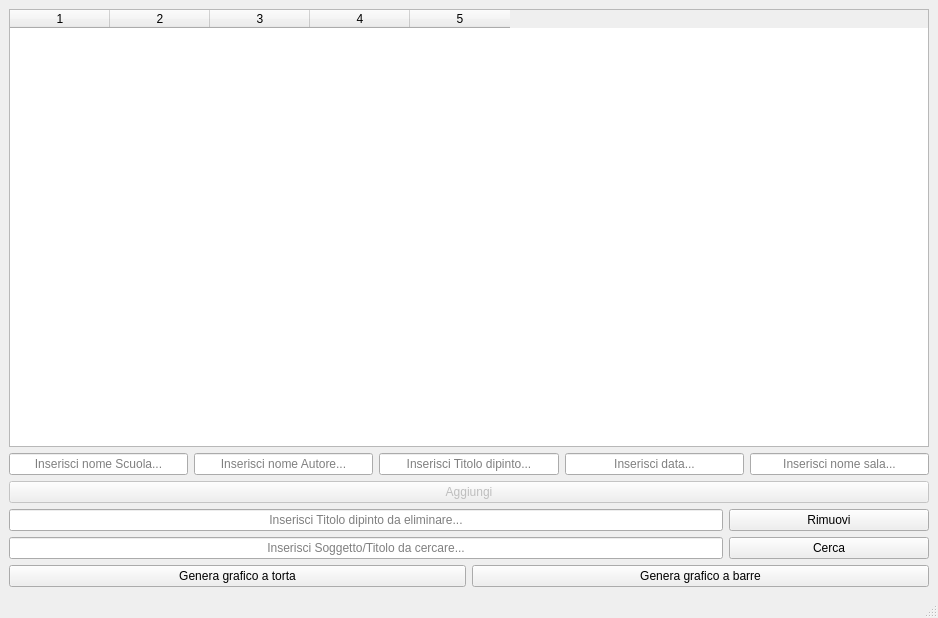
<?xml version="1.0" encoding="UTF-8"?>
<ui version="4.0">
 <class>MainWindow</class>
 <widget class="QMainWindow" name="MainWindow">
  <property name="geometry">
   <rect>
    <x>0</x>
    <y>0</y>
    <width>938</width>
    <height>618</height>
   </rect>
  </property>
  <property name="sizePolicy">
   <sizepolicy hsizetype="Expanding" vsizetype="Expanding">
    <horstretch>0</horstretch>
    <verstretch>0</verstretch>
   </sizepolicy>
  </property>
  <property name="windowTitle">
   <string>MainWindow</string>
  </property>
  <widget class="QWidget" name="centralwidget">
   <property name="sizePolicy">
    <sizepolicy hsizetype="Expanding" vsizetype="Expanding">
     <horstretch>0</horstretch>
     <verstretch>0</verstretch>
    </sizepolicy>
   </property>
   <layout class="QHBoxLayout" name="horizontalLayout_2">
    <item>
     <layout class="QVBoxLayout" name="leftlayout">
      <item>
       <layout class="QHBoxLayout" name="paintings_layout">
        <item>
         <widget class="QTableWidget" name="paintings_table">
          <property name="sizePolicy">
           <sizepolicy hsizetype="MinimumExpanding" vsizetype="Expanding">
            <horstretch>0</horstretch>
            <verstretch>0</verstretch>
           </sizepolicy>
          </property>
          <property name="minimumSize">
           <size>
            <width>700</width>
            <height>0</height>
           </size>
          </property>
          <property name="horizontalScrollBarPolicy">
           <enum>Qt::ScrollBarAsNeeded</enum>
          </property>
          <property name="sizeAdjustPolicy">
           <enum>QAbstractScrollArea::AdjustToContents</enum>
          </property>
          <property name="rowCount">
           <number>0</number>
          </property>
          <property name="columnCount">
           <number>5</number>
          </property>
          <column/>
          <column/>
          <column/>
          <column/>
          <column/>
         </widget>
        </item>
       </layout>
      </item>
      <item>
       <layout class="QVBoxLayout" name="add_layout">
        <item>
         <layout class="QHBoxLayout" name="horizontalLayout">
          <item>
           <widget class="QLineEdit" name="scuola_edit">
            <property name="alignment">
             <set>Qt::AlignCenter</set>
            </property>
            <property name="placeholderText">
             <string>Inserisci nome Scuola...</string>
            </property>
           </widget>
          </item>
          <item>
           <widget class="QLineEdit" name="autore_edit">
            <property name="alignment">
             <set>Qt::AlignCenter</set>
            </property>
            <property name="placeholderText">
             <string>Inserisci nome Autore...</string>
            </property>
           </widget>
          </item>
          <item>
           <widget class="QLineEdit" name="titolo_edit">
            <property name="alignment">
             <set>Qt::AlignCenter</set>
            </property>
            <property name="placeholderText">
             <string>Inserisci Titolo dipinto...</string>
            </property>
           </widget>
          </item>
          <item>
           <widget class="QLineEdit" name="data_edit">
            <property name="alignment">
             <set>Qt::AlignCenter</set>
            </property>
            <property name="placeholderText">
             <string>Inserisci data...</string>
            </property>
           </widget>
          </item>
          <item>
           <widget class="QLineEdit" name="sala_edit">
            <property name="text">
             <string/>
            </property>
            <property name="alignment">
             <set>Qt::AlignCenter</set>
            </property>
            <property name="placeholderText">
             <string>Inserisci nome sala...</string>
            </property>
           </widget>
          </item>
         </layout>
        </item>
        <item>
         <widget class="QPushButton" name="add_btn">
          <property name="enabled">
           <bool>false</bool>
          </property>
          <property name="minimumSize">
           <size>
            <width>200</width>
            <height>0</height>
           </size>
          </property>
          <property name="text">
           <string>Aggiungi</string>
          </property>
         </widget>
        </item>
       </layout>
      </item>
      <item>
       <layout class="QHBoxLayout" name="remove_layout">
        <item>
         <widget class="QLineEdit" name="titolo_edit2">
          <property name="contextMenuPolicy">
           <enum>Qt::NoContextMenu</enum>
          </property>
          <property name="alignment">
           <set>Qt::AlignCenter</set>
          </property>
          <property name="placeholderText">
           <string>Inserisci Titolo dipinto da eliminare...</string>
          </property>
         </widget>
        </item>
        <item>
         <widget class="QPushButton" name="remove_btn">
          <property name="enabled">
           <bool>true</bool>
          </property>
          <property name="minimumSize">
           <size>
            <width>200</width>
            <height>0</height>
           </size>
          </property>
          <property name="text">
           <string>Rimuovi</string>
          </property>
         </widget>
        </item>
       </layout>
      </item>
      <item>
       <layout class="QHBoxLayout" name="search_layout">
        <item>
         <widget class="QLineEdit" name="search_edit">
          <property name="minimumSize">
           <size>
            <width>300</width>
            <height>0</height>
           </size>
          </property>
          <property name="focusPolicy">
           <enum>Qt::ClickFocus</enum>
          </property>
          <property name="inputMask">
           <string/>
          </property>
          <property name="text">
           <string/>
          </property>
          <property name="echoMode">
           <enum>QLineEdit::Normal</enum>
          </property>
          <property name="alignment">
           <set>Qt::AlignCenter</set>
          </property>
          <property name="readOnly">
           <bool>false</bool>
          </property>
          <property name="placeholderText">
           <string>Inserisci Soggetto/Titolo da cercare...</string>
          </property>
          <property name="clearButtonEnabled">
           <bool>false</bool>
          </property>
         </widget>
        </item>
        <item>
         <widget class="QPushButton" name="search_btn">
          <property name="minimumSize">
           <size>
            <width>200</width>
            <height>0</height>
           </size>
          </property>
          <property name="text">
           <string>Cerca</string>
          </property>
         </widget>
        </item>
       </layout>
      </item>
      <item>
       <layout class="QHBoxLayout" name="graph_layout">
        <item>
         <widget class="QPushButton" name="pie_graph_btn">
          <property name="text">
           <string>Genera grafico a torta</string>
          </property>
         </widget>
        </item>
        <item>
         <widget class="QPushButton" name="bar_graph_btn">
          <property name="text">
           <string>Genera grafico a barre</string>
          </property>
         </widget>
        </item>
       </layout>
      </item>
     </layout>
    </item>
   </layout>
  </widget>
  <widget class="QMenuBar" name="menubar">
   <property name="geometry">
    <rect>
     <x>0</x>
     <y>0</y>
     <width>938</width>
     <height>22</height>
    </rect>
   </property>
  </widget>
  <widget class="QStatusBar" name="statusbar"/>
 </widget>
 <resources/>
 <connections/>
</ui>
